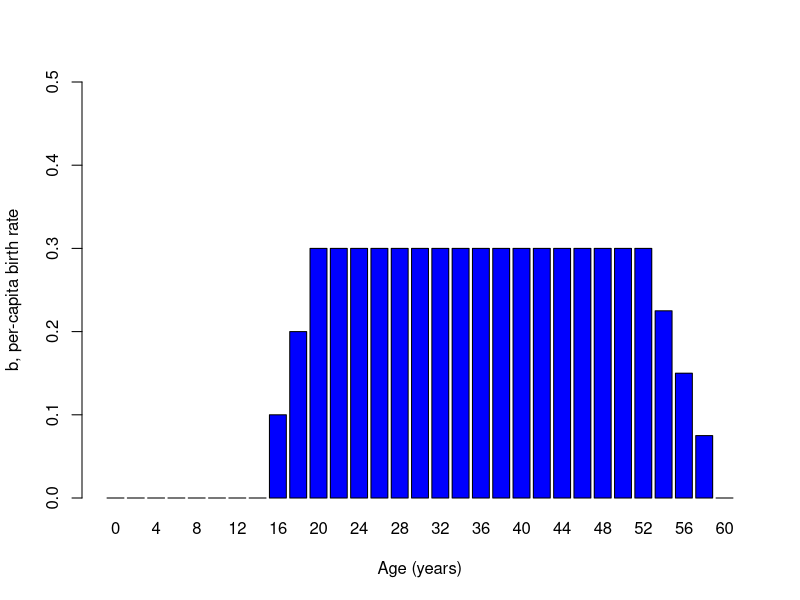
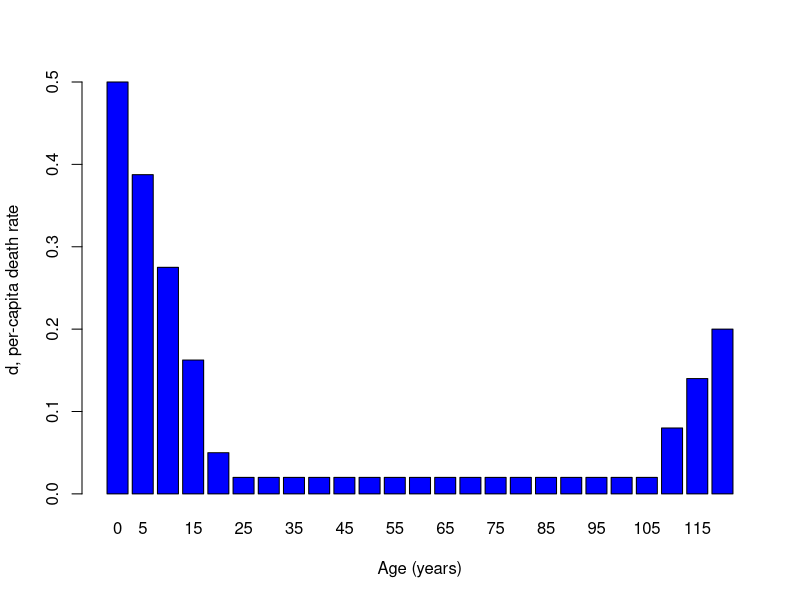

Source code (R) for these figures, in order:
## ---- chunk 1
knitr::opts_chunk$set(echo = TRUE, cache = TRUE)
## ---- chunk 2
Elephant_age <- seq(0,60,by=2)

Birth_rate <- c(rep(0,times=7),seq(0,0.3,length=4),rep(0.3,times=15),seq(0.3,0,length=5))

names(Birth_rate) <- Elephant_age

barplot(Birth_rate,xlab="Age (years)",ylab="b, per-capita birth rate",col="blue",ylim=c(0,0.5))

## ---- chunk 3
Tortoise_age <- seq(0,120,by=5)

Death_rate <- c(seq(0.5,0.05,length=5),seq(0.02,0.02,length=16),seq(0.02,0.2,length=4))

names(Death_rate) <- Tortoise_age

barplot(Death_rate,xlab="Age (years)",ylab="d, per-capita death rate",col="blue")

## ---- chunk 4
lifetable <- read.csv("life_table.csv")
## ---- chunk 5
knitr::kable(lifetable,caption="",col.names = c("x","S(x)","b(x)","l(x)","g(x)"))

